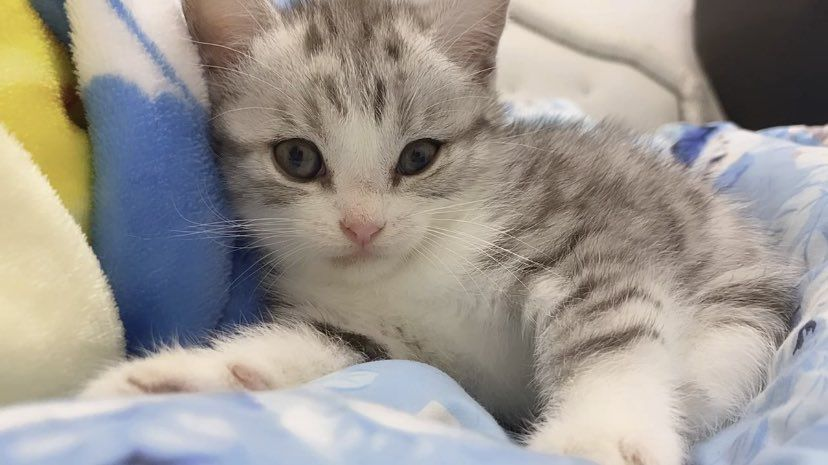
#> input picture test/mii2.jpeg, 828 x 465 px
$ python Lab1_1_2.py
#> lines starting #> are read from the running program, lines starting #| are printed output that depends on the picture
import cv2
import matplotlib.pyplot as plt
import numpy


image = cv2.imread('mii2.jpeg')
#> image is the input picture: shape (465, 828, 3); mean B, G, R 144.8, 151.3, 156.9

image_tr = numpy.transpose(image)
image_move = numpy.moveaxis(image,2,0)
image_reshape = numpy.reshape(image,(3,465,828))

print(image.shape)
#| (465, 828, 3)
print(image_tr.shape)
#| (3, 828, 465)
print(image_move.shape)
#| (3, 465, 828)

plt.figure(figsize=(15, 10))


plt.subplot(2, 4, 1)
plt.imshow(image[:,:,0],cmap='gray')
plt.title('Original')


plt.subplot(2, 4, 2)
plt.imshow(image_tr[0,:,:],cmap='gray')
plt.title('Transpose')


plt.subplot(2, 4, 3)
plt.imshow(image_move[0,:,:],cmap='gray')
plt.title('Moveaxis')

plt.subplot(2, 4, 4)
plt.imshow(image_reshape[0,:,:],cmap='gray')
plt.title('Reshape')


plt.show()
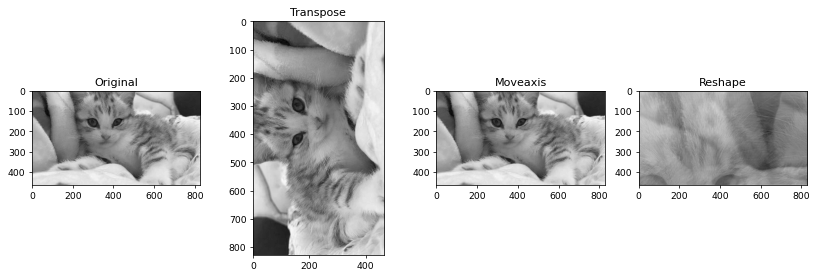
#> figure drawn by matplotlib, 4 panels
